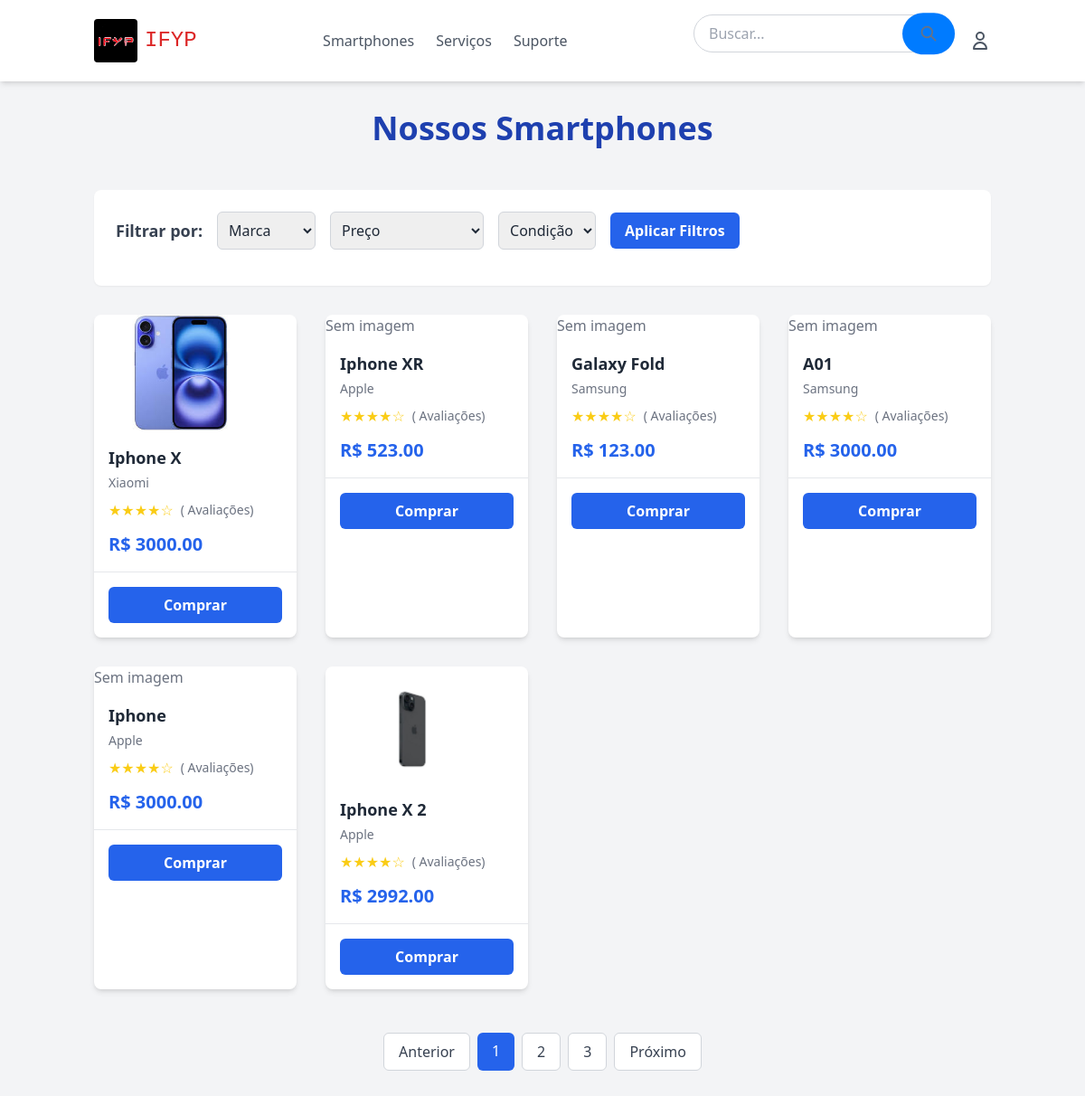
The page /filtros on the database its author committed.
### bond/models.py (models this page shows, shortened)
class Anuncio(models.Model):
        condicoes = [
          (  'Novo','Novo'),
          (  'Seminovo','Seminovo'),
          (  'Usado','Usado'),
        ]
        marcas = [
    ('Samsung', 'Samsung'),
    ('Apple', 'Apple'),
    ('Xiaomi', 'Xiaomi'), # Grande crescimento e popularidade global
        ]
        usuario = models.ForeignKey(User,on_delete=models.CASCADE)
        nome = models.CharField(max_length=40)
        bv_desc = models.CharField(max_length=60)
        memoria = models.CharField(max_length=60)
        camera = models.CharField(max_length=60)
        bateria = models.CharField(max_length=60)
        armazenamento = models.CharField(max_length=60)
        descricao = models.CharField(max_length=300)
        data_adicionada = models.DateField(auto_now=True)
        marca = models.CharField(choices=marcas, max_length=20, )
        condicao = models.CharField(choices=condicoes, max_length=20, default='Novo')
        valor = models.DecimalField(max_digits=8, decimal_places=2, null=False, blank=False)
        visualizacao = models.PositiveIntegerField(default=0)
        vendas = models.PositiveIntegerField(default=0)
        avaliacao_anuncio = models.PositiveSmallIntegerField(default=0)

class ImagemAnuncio(models.Model):
    anuncio = models.ForeignKey(Anuncio, on_delete=models.CASCADE, related_name='imagens')
    imagem = models.ImageField(upload_to='imagens_produtos/')

### bond/views.py (the view)
# urls.py: path("filtros", filtrosView, name="filtros"),
def filtrosView(request ):
    marca= request.POST.get('marca')
    preco= request.POST.get('preco')
    condicao= request.POST.get('condicao')
    if marca and preco and condicao:
        anuncios = Anuncio.objects.filter(marca__icontains=marca, valor__lt=preco, condicao__contains=condicao)
        print(str(anuncios) + "1")
        error_message=None
    elif marca and preco:
        anuncios = Anuncio.objects.filter(marca__icontains=marca, valor__lte=preco)
        print(str(anuncios) + "2")
        error_message=None
    elif marca and condicao:
        anuncios = Anuncio.objects.filter(marca__icontains=marca, condicao__contains=condicao)
        print(str(anuncios) + "3")
        error_message=None
    elif preco and condicao:
        anuncios = Anuncio.objects.filter(valor__icontains=preco, condicao__contains=condicao)
        print(str(anuncios) + "4")
        error_message=None
    elif marca:
        anuncios = Anuncio.objects.filter(marca__icontains=marca)
        print(str(anuncios) + "5")
        error_message=None
    elif preco:
        anuncios = Anuncio.objects.filter(valor__lte=preco)
        print(str(anuncios) + "6")
        error_message=None
    elif condicao:
        anuncios = Anuncio.objects.filter(condicao__contains=condicao)
        print(str(anuncios) + "7")
        error_message=None
    else:
        redirect('celulares')
        anuncios = Anuncio.objects.all()
        error_message=None
    context={
        'celulares': anuncios,
        'error_message': error_message,
    }
    return render(request, 'celulares.html', context)

### static/templates/celulares.html (shortened to what this page needs)
{% extends "header.html" %}
{% block content %}
<body class="font-sans antialiased text-gray-800 bg-gray-100">
    <main class="container mx-auto px-4 py-8">
        <h1 class="text-4xl font-bold text-center text-blue-800 mb-12">Nossos Smartphones</h1>
        <div class="bg-white p-6 rounded-lg shadow-sm mb-8 flex flex-wrap justify-center md:justify-start items-center gap-4">
        <form action="{% url 'filtros' %}" method="POST" class="w-full md:w-auto flex flex-col md:flex-row items-center gap-4">
                <h3 class="font-semibold text-lg text-gray-700">Filtrar por:</h3>
                <select name="marca" class="p-2 border border-gray-300 rounded-md focus:outline-none focus:ring-2 focus:ring-blue-500">
                    <option value="">Marca</option>
                </select>
                <select name= "preco" class="p-2 border border-gray-300 rounded-md focus:outline-none focus:ring-2 focus:ring-blue-500">
                    <option value="">Preço</option>
                </select>
                <select name="condicao" class="p-2 border border-gray-300 rounded-md focus:outline-none focus:ring-2 focus:ring-blue-500">
                    <option value="">Condição</option>
                </select>
                <button class="bg-blue-600 hover:bg-blue-700 text-white font-bold py-2 px-4 rounded-md transition duration-300">Aplicar Filtros</button>
            </div>
        <div class="grid grid-cols-1 sm:grid-cols-2 md:grid-cols-3 lg:grid-cols-4 gap-8">
            {% for c  in celulares  %}
                <div class="bg-white rounded-lg shadow-md overflow-hidden transform hover:scale-105  transition duration-300">
                <a href="{% url "cel" c.id %}" class="ms-4">
                        {% with imagem=c.imagens.first %}
                         {% if imagem %}
                    <img src="{{ imagem.imagem.url }}" alt="{{c.nome}}" class="w-full sm:w-48 h-32 object-contain mr-4 mb-4 sm:mb-0">
                    {% else %}
                            <p class="text-gray-500">Sem imagem</p>
                    {% endif %}
                    {% endwith %}
                    <div class="p-4">
                        <h3 class="text-lg font-semibold text-gray-800 mb-1">{{c.nome}}</h3>
                        <p class="text-sm text-gray-500 mb-2">{{c.marca}}</p>
                        <div class="flex items-center mb-3">
                            <span class="text-yellow-400">★★★★☆</span> <span class="text-gray-500 text-sm ml-2">({{c.avaliacao}} Avaliações)</span>
                        </div>
                        <span class="text-blue-600 font-bold text-xl">R$ {{c.valor}}</span>
                    </div>
                </a>
                <div class="p-4 border-t border-gray-200">
                    <button class="w-full bg-blue-600 hover:bg-blue-700 text-white font-bold py-2 rounded-md transition duration-300">Comprar</button>
                </div>
            </div>
                {% endfor %}
        </div> <div class="flex justify-center mt-12 space-x-2">
            <a href="#" class="px-4 py-2 bg-white border border-gray-300 rounded-md text-gray-700 hover:bg-gray-200">Anterior</a>
            <a href="#" class="px-4 py-2 bg-blue-600 text-white rounded-md">1</a>
            <a href="#" class="px-4 py-2 bg-white border border-gray-300 rounded-md text-gray-700 hover:bg-gray-200">2</a>
            <a href="#" class="px-4 py-2 bg-white border border-gray-300 rounded-md text-gray-700 hover:bg-gray-200">3</a>
            <a href="#" class="px-4 py-2 bg-white border border-gray-300 rounded-md text-gray-700 hover:bg-gray-200">Próximo</a>
        </div>
    </main>
    {% include "footer.html" %}
</body>
{% endblock %}

### static/css/style.css (style rules this page uses)
body { font-family: Arial, sans-serif; background-color: #f4f4f4; margin: 0; padding: 0; min-height: 100vh; }
button { background-color: #007bff; color: #fff; padding: 0.8em 1.2em; border: none; border-radius: 5px; cursor: pointer; }

### static/templates/footer.html (style rules this page uses)
body { padding-bottom: 0; min-height: 100vh; display: flex; flex-direction: column; }
main { flex-grow: 1; }

### rows shown on the page
Anuncio: imagens.first.imagem (picture), nome "Iphone X", marca "Xiaomi", valor "3000.00"
Anuncio: shows "Sem imagem", nome "Iphone XR", marca "Apple", valor "523.00"
Anuncio: shows "Sem imagem", nome "Galaxy Fold", marca "Samsung", valor "123.00"
Anuncio: shows "Sem imagem", nome "A01", marca "Samsung", valor "3000.00"
Anuncio: shows "Sem imagem", nome "Iphone", marca "Apple", valor "3000.00"
Anuncio: imagens.first.imagem (picture), nome "Iphone X 2", marca "Apple", valor "2992.00"
